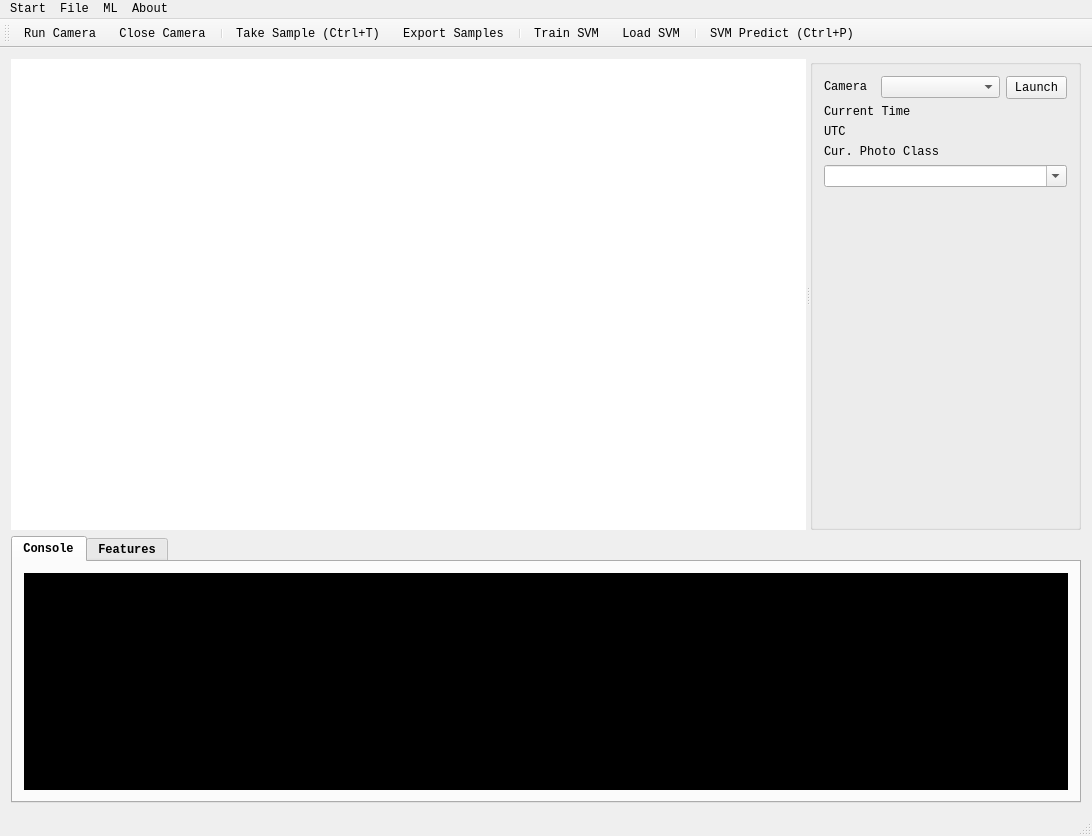
<?xml version="1.0" encoding="UTF-8"?>
<ui version="4.0">
 <class>SYSU_PRCameraClass</class>
 <widget class="QMainWindow" name="SYSU_PRCameraClass">
  <property name="geometry">
   <rect>
    <x>0</x>
    <y>0</y>
    <width>1092</width>
    <height>836</height>
   </rect>
  </property>
  <property name="minimumSize">
   <size>
    <width>1092</width>
    <height>836</height>
   </size>
  </property>
  <property name="font">
   <font>
    <family>Consolas</family>
   </font>
  </property>
  <property name="windowTitle">
   <string>SYSU Semantic Video Recognition </string>
  </property>
  <property name="windowIcon">
   <iconset resource="sysu_prcamera.qrc">
    <normaloff>:/SYSU_PRCamera/sysu1.ico</normaloff>:/SYSU_PRCamera/sysu1.ico</iconset>
  </property>
  <property name="windowOpacity">
   <double>0.900000000000000</double>
  </property>
  <widget class="QWidget" name="centralWidget">
   <layout class="QVBoxLayout" name="verticalLayout">
    <item>
     <widget class="QSplitter" name="splitter">
      <property name="orientation">
       <enum>Qt::Horizontal</enum>
      </property>
      <widget class="QLabel" name="cameralbl">
       <property name="minimumSize">
        <size>
         <width>681</width>
         <height>471</height>
        </size>
       </property>
       <property name="styleSheet">
        <string notr="true">background-color: rgb(255, 255, 255);</string>
       </property>
       <property name="text">
        <string/>
       </property>
      </widget>
      <widget class="QGroupBox" name="groupBox">
       <property name="minimumSize">
        <size>
         <width>271</width>
         <height>0</height>
        </size>
       </property>
       <property name="maximumSize">
        <size>
         <width>271</width>
         <height>16777215</height>
        </size>
       </property>
       <property name="title">
        <string/>
       </property>
       <layout class="QVBoxLayout" name="verticalLayout_2">
        <item>
         <layout class="QHBoxLayout" name="horizontalLayout">
          <item>
           <widget class="QLabel" name="utcLbl_3">
            <property name="minimumSize">
             <size>
              <width>51</width>
              <height>20</height>
             </size>
            </property>
            <property name="maximumSize">
             <size>
              <width>51</width>
              <height>20</height>
             </size>
            </property>
            <property name="text">
             <string>Camera</string>
            </property>
           </widget>
          </item>
          <item>
           <widget class="QComboBox" name="cameraId"/>
          </item>
          <item>
           <widget class="QPushButton" name="lunchCamera">
            <property name="minimumSize">
             <size>
              <width>61</width>
              <height>23</height>
             </size>
            </property>
            <property name="maximumSize">
             <size>
              <width>61</width>
              <height>23</height>
             </size>
            </property>
            <property name="text">
             <string>Launch</string>
            </property>
           </widget>
          </item>
         </layout>
        </item>
        <item>
         <widget class="QLabel" name="timeLbl">
          <property name="text">
           <string>Current Time</string>
          </property>
         </widget>
        </item>
        <item>
         <widget class="QLabel" name="utcLbl">
          <property name="text">
           <string>UTC</string>
          </property>
         </widget>
        </item>
        <item>
         <widget class="QLabel" name="utcLbl_2">
          <property name="text">
           <string>Cur. Photo Class</string>
          </property>
         </widget>
        </item>
        <item>
         <widget class="QComboBox" name="classCombo">
          <property name="editable">
           <bool>true</bool>
          </property>
          <property name="maxVisibleItems">
           <number>15</number>
          </property>
         </widget>
        </item>
        <item>
         <spacer name="verticalSpacer">
          <property name="orientation">
           <enum>Qt::Vertical</enum>
          </property>
          <property name="sizeHint" stdset="0">
           <size>
            <width>20</width>
            <height>252</height>
           </size>
          </property>
         </spacer>
        </item>
        <item>
         <layout class="QHBoxLayout" name="horizontalLayout_2">
          <item>
           <spacer name="horizontalSpacer">
            <property name="orientation">
             <enum>Qt::Horizontal</enum>
            </property>
            <property name="sizeHint" stdset="0">
             <size>
              <width>40</width>
              <height>20</height>
             </size>
            </property>
           </spacer>
          </item>
          <item>
           <widget class="QLabel" name="label">
            <property name="minimumSize">
             <size>
              <width>231</width>
              <height>71</height>
             </size>
            </property>
            <property name="maximumSize">
             <size>
              <width>231</width>
              <height>71</height>
             </size>
            </property>
            <property name="text">
             <string/>
            </property>
            <property name="pixmap">
             <pixmap resource="sysu_prcamera.qrc">:/Images/Resources/147832221417159333.png</pixmap>
            </property>
            <property name="scaledContents">
             <bool>true</bool>
            </property>
           </widget>
          </item>
          <item>
           <spacer name="horizontalSpacer_2">
            <property name="orientation">
             <enum>Qt::Horizontal</enum>
            </property>
            <property name="sizeHint" stdset="0">
             <size>
              <width>40</width>
              <height>20</height>
             </size>
            </property>
           </spacer>
          </item>
         </layout>
        </item>
       </layout>
      </widget>
     </widget>
    </item>
    <item>
     <widget class="QTabWidget" name="tabs">
      <property name="minimumSize">
       <size>
        <width>1051</width>
        <height>201</height>
       </size>
      </property>
      <property name="font">
       <font>
        <family>Consolas</family>
        <weight>75</weight>
        <bold>true</bold>
       </font>
      </property>
      <property name="currentIndex">
       <number>0</number>
      </property>
      <widget class="QWidget" name="tab">
       <attribute name="title">
        <string>Console</string>
       </attribute>
       <layout class="QVBoxLayout" name="verticalLayout_3">
        <item>
         <widget class="QTextEdit" name="output">
          <property name="font">
           <font>
            <family>Consolas</family>
            <pointsize>10</pointsize>
            <weight>75</weight>
            <bold>true</bold>
           </font>
          </property>
          <property name="autoFillBackground">
           <bool>false</bool>
          </property>
          <property name="styleSheet">
           <string notr="true">background-color: rgb(0, 0, 0);
color: rgb(255, 255, 255);</string>
          </property>
          <property name="frameShape">
           <enum>QFrame::NoFrame</enum>
          </property>
         </widget>
        </item>
       </layout>
      </widget>
      <widget class="QWidget" name="tab_2">
       <attribute name="title">
        <string>Features</string>
       </attribute>
       <layout class="QVBoxLayout" name="verticalLayout_4">
        <item>
         <widget class="QTextEdit" name="featureList">
          <property name="font">
           <font>
            <family>Consolas</family>
            <pointsize>8</pointsize>
           </font>
          </property>
          <property name="styleSheet">
           <string notr="true">background-color: rgb(0, 85, 0);
color: rgb(255, 255, 255);</string>
          </property>
          <property name="frameShape">
           <enum>QFrame::NoFrame</enum>
          </property>
          <property name="autoFormatting">
           <set>QTextEdit::AutoNone</set>
          </property>
          <property name="lineWrapMode">
           <enum>QTextEdit::WidgetWidth</enum>
          </property>
          <property name="overwriteMode">
           <bool>true</bool>
          </property>
          <property name="cursorWidth">
           <number>1</number>
          </property>
         </widget>
        </item>
       </layout>
      </widget>
     </widget>
    </item>
   </layout>
  </widget>
  <widget class="QMenuBar" name="menuBar">
   <property name="geometry">
    <rect>
     <x>0</x>
     <y>0</y>
     <width>1092</width>
     <height>21</height>
    </rect>
   </property>
   <widget class="QMenu" name="menuStart">
    <property name="title">
     <string>Start</string>
    </property>
    <addaction name="actionRunCamera"/>
    <addaction name="actionCloseCamera"/>
    <addaction name="separator"/>
    <addaction name="actionClearSettings"/>
   </widget>
   <widget class="QMenu" name="menuFile">
    <property name="title">
     <string>File</string>
    </property>
    <addaction name="actionSavePhoto"/>
    <addaction name="separator"/>
    <addaction name="actionExportSamples"/>
   </widget>
   <widget class="QMenu" name="menuAlgo">
    <property name="title">
     <string>ML</string>
    </property>
    <addaction name="separator"/>
    <addaction name="actionTrainSVM"/>
    <addaction name="actionLoadSVM"/>
    <addaction name="separator"/>
    <addaction name="actionSVMPredict"/>
   </widget>
   <widget class="QMenu" name="menuAbout">
    <property name="title">
     <string>About</string>
    </property>
   </widget>
   <addaction name="menuStart"/>
   <addaction name="menuFile"/>
   <addaction name="menuAlgo"/>
   <addaction name="menuAbout"/>
  </widget>
  <widget class="QToolBar" name="mainToolBar">
   <attribute name="toolBarArea">
    <enum>TopToolBarArea</enum>
   </attribute>
   <attribute name="toolBarBreak">
    <bool>false</bool>
   </attribute>
   <addaction name="actionRunCamera"/>
   <addaction name="actionCloseCamera"/>
   <addaction name="separator"/>
   <addaction name="actionSavePhoto"/>
   <addaction name="actionExportSamples"/>
   <addaction name="separator"/>
   <addaction name="actionTrainSVM"/>
   <addaction name="actionLoadSVM"/>
   <addaction name="separator"/>
   <addaction name="actionSVMPredict"/>
  </widget>
  <widget class="QStatusBar" name="statusBar"/>
  <action name="actionRunCamera">
   <property name="text">
    <string>Run Camera</string>
   </property>
  </action>
  <action name="actionCloseCamera">
   <property name="text">
    <string>Close Camera</string>
   </property>
  </action>
  <action name="actionSavePhoto">
   <property name="text">
    <string>Take Sample (Ctrl+T)</string>
   </property>
  </action>
  <action name="actionClearSettings">
   <property name="text">
    <string>Clear Settings</string>
   </property>
  </action>
  <action name="actionExportSamples">
   <property name="text">
    <string>Export Samples</string>
   </property>
  </action>
  <action name="actionTrainSVM">
   <property name="text">
    <string>Train SVM</string>
   </property>
  </action>
  <action name="actionLoadSVM">
   <property name="text">
    <string>Load SVM</string>
   </property>
  </action>
  <action name="actionSVMPredict">
   <property name="text">
    <string>SVM Predict (Ctrl+P)</string>
   </property>
  </action>
 </widget>
 <layoutdefault spacing="6" margin="11"/>
 <resources>
  <include location="sysu_prcamera.qrc"/>
 </resources>
 <connections/>
</ui>
